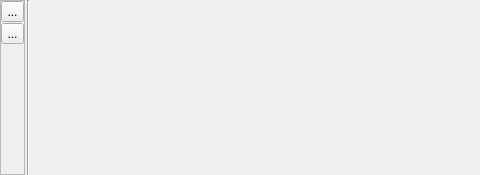
<?xml version="1.0" encoding="UTF-8"?>
<ui version="4.0">
 <class>dockMapViews</class>
 <widget class="QDockWidget" name="dockMapViews">
  <property name="geometry">
   <rect>
    <x>0</x>
    <y>0</y>
    <width>480</width>
    <height>175</height>
   </rect>
  </property>
  <property name="minimumSize">
   <size>
    <width>100</width>
    <height>175</height>
   </size>
  </property>
  <property name="windowTitle">
   <string>Map Views</string>
  </property>
  <widget class="QWidget" name="dockWidgetContents">
   <layout class="QVBoxLayout" name="verticalLayout">
    <property name="spacing">
     <number>0</number>
    </property>
    <property name="margin">
     <number>0</number>
    </property>
    <item>
     <widget class="QScrollArea" name="scrollAreaMapViews">
      <property name="sizePolicy">
       <sizepolicy hsizetype="Preferred" vsizetype="Preferred">
        <horstretch>0</horstretch>
        <verstretch>0</verstretch>
       </sizepolicy>
      </property>
      <property name="minimumSize">
       <size>
        <width>100</width>
        <height>100</height>
       </size>
      </property>
      <property name="autoFillBackground">
       <bool>true</bool>
      </property>
      <property name="frameShape">
       <enum>QFrame::NoFrame</enum>
      </property>
      <property name="lineWidth">
       <number>1</number>
      </property>
      <property name="verticalScrollBarPolicy">
       <enum>Qt::ScrollBarAlwaysOff</enum>
      </property>
      <property name="horizontalScrollBarPolicy">
       <enum>Qt::ScrollBarAsNeeded</enum>
      </property>
      <property name="widgetResizable">
       <bool>true</bool>
      </property>
      <property name="alignment">
       <set>Qt::AlignLeading|Qt::AlignLeft|Qt::AlignTop</set>
      </property>
      <widget class="QWidget" name="scrollAreaMapsViewDockContent">
       <property name="geometry">
        <rect>
         <x>0</x>
         <y>0</y>
         <width>480</width>
         <height>153</height>
        </rect>
       </property>
       <property name="sizePolicy">
        <sizepolicy hsizetype="Minimum" vsizetype="Preferred">
         <horstretch>0</horstretch>
         <verstretch>0</verstretch>
        </sizepolicy>
       </property>
       <property name="minimumSize">
        <size>
         <width>100</width>
         <height>100</height>
        </size>
       </property>
       <property name="styleSheet">
        <string notr="true"/>
       </property>
       <layout class="QHBoxLayout" name="horizontalLayout_8">
        <property name="spacing">
         <number>2</number>
        </property>
        <property name="margin">
         <number>0</number>
        </property>
        <item>
         <widget class="QFrame" name="BVButtonList">
          <property name="sizePolicy">
           <sizepolicy hsizetype="Fixed" vsizetype="MinimumExpanding">
            <horstretch>0</horstretch>
            <verstretch>0</verstretch>
           </sizepolicy>
          </property>
          <property name="minimumSize">
           <size>
            <width>25</width>
            <height>0</height>
           </size>
          </property>
          <property name="maximumSize">
           <size>
            <width>25</width>
            <height>16777215</height>
           </size>
          </property>
          <property name="frameShape">
           <enum>QFrame::StyledPanel</enum>
          </property>
          <property name="frameShadow">
           <enum>QFrame::Raised</enum>
          </property>
          <layout class="QVBoxLayout" name="verticalLayout_2">
           <property name="spacing">
            <number>1</number>
           </property>
           <property name="margin">
            <number>0</number>
           </property>
           <item>
            <widget class="QToolButton" name="btnApplyStyles">
             <property name="text">
              <string>...</string>
             </property>
             <property name="icon">
              <iconset resource="resources.qrc">
               <normaloff>:/timeseriesviewer/icons/mActionRefresh.png</normaloff>:/timeseriesviewer/icons/mActionRefresh.png</iconset>
             </property>
            </widget>
           </item>
           <item>
            <widget class="QToolButton" name="btnAddMapView">
             <property name="sizePolicy">
              <sizepolicy hsizetype="Preferred" vsizetype="Preferred">
               <horstretch>0</horstretch>
               <verstretch>0</verstretch>
              </sizepolicy>
             </property>
             <property name="text">
              <string>...</string>
             </property>
             <property name="icon">
              <iconset resource="resources.qrc">
               <normaloff>:/timeseriesviewer/icons/mActionAddMapView.png</normaloff>:/timeseriesviewer/icons/mActionAddMapView.png</iconset>
             </property>
            </widget>
           </item>
           <item>
            <spacer name="verticalSpacer_5">
             <property name="orientation">
              <enum>Qt::Vertical</enum>
             </property>
             <property name="sizeHint" stdset="0">
              <size>
               <width>20</width>
               <height>0</height>
              </size>
             </property>
            </spacer>
           </item>
          </layout>
         </widget>
        </item>
        <item>
         <widget class="Line" name="line">
          <property name="orientation">
           <enum>Qt::Vertical</enum>
          </property>
         </widget>
        </item>
        <item>
         <spacer name="horizontalSpacer_3">
          <property name="orientation">
           <enum>Qt::Horizontal</enum>
          </property>
          <property name="sizeHint" stdset="0">
           <size>
            <width>0</width>
            <height>0</height>
           </size>
          </property>
         </spacer>
        </item>
       </layout>
      </widget>
     </widget>
    </item>
   </layout>
  </widget>
  <action name="actionApplyStyles">
   <property name="icon">
    <iconset resource="resources.qrc">
     <normaloff>:/timeseriesviewer/icons/mActionRefresh.png</normaloff>:/timeseriesviewer/icons/mActionRefresh.png</iconset>
   </property>
   <property name="text">
    <string>ApplyStyles</string>
   </property>
   <property name="toolTip">
    <string>Apply Render Styles</string>
   </property>
  </action>
 </widget>
 <resources>
  <include location="resources.qrc"/>
 </resources>
 <connections/>
</ui>
